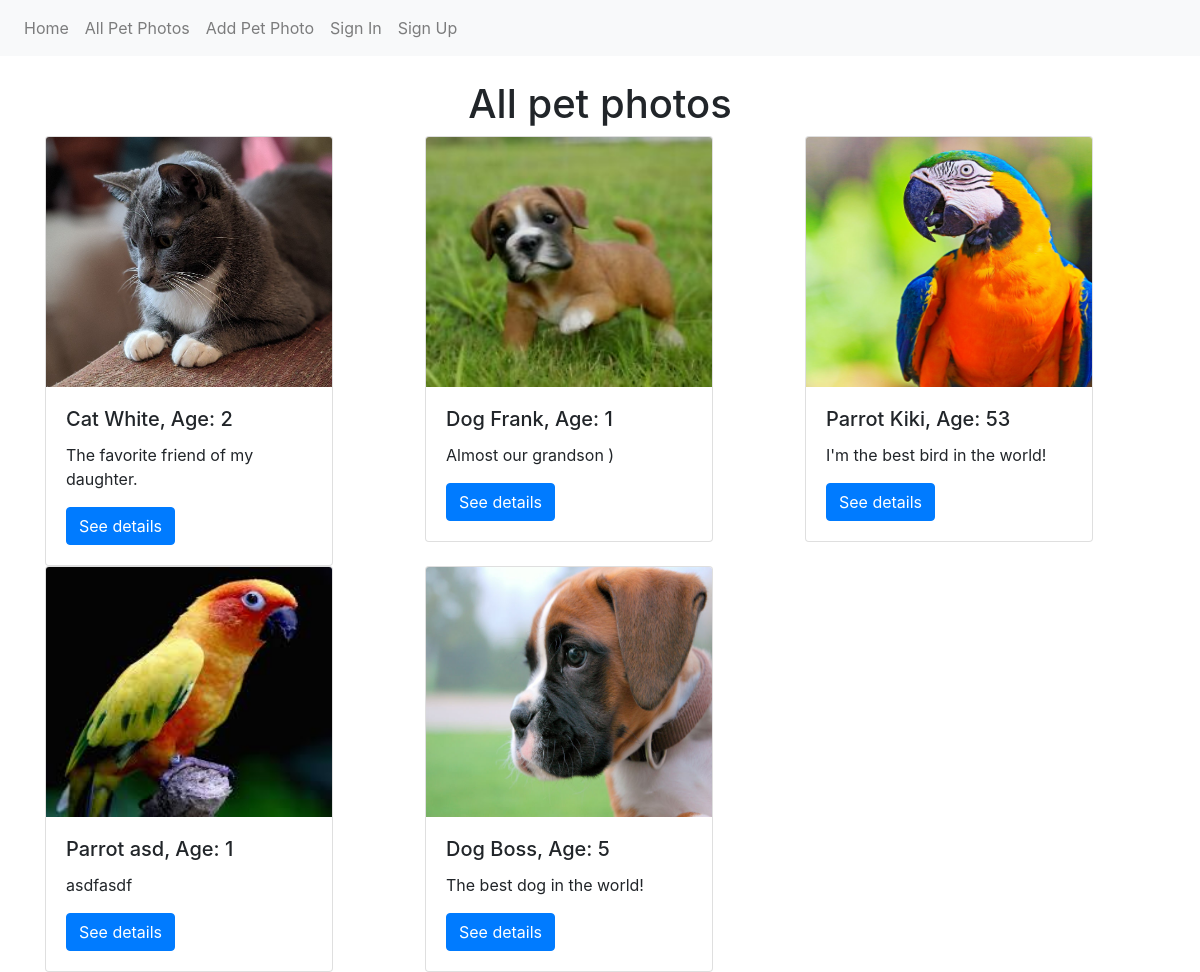
The app's page /pets/, older data.
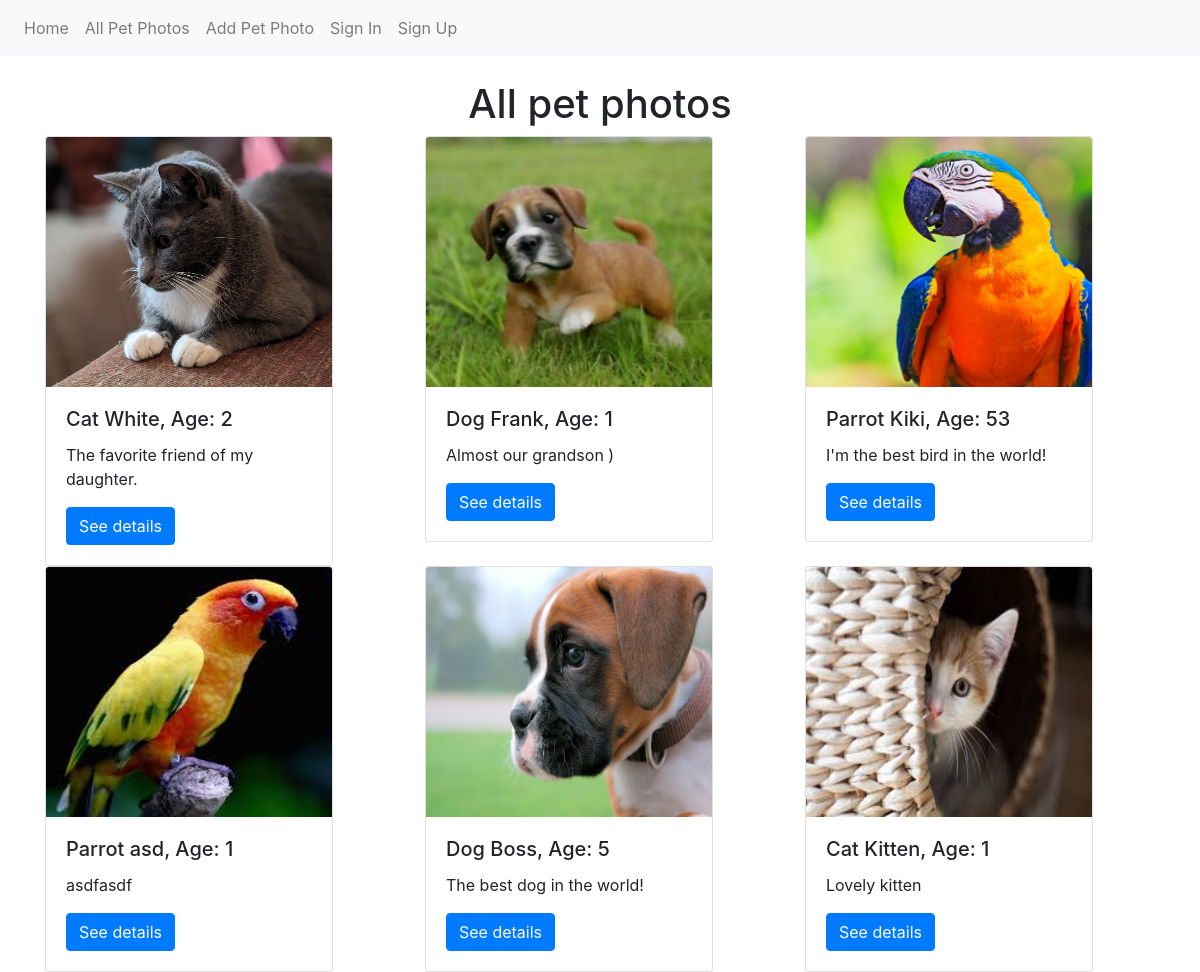
The same page, newer data.
### pets/models.py (models this page shows, shortened)
class Pet(models.Model):
    PET_TYPES = (
        ('Dog', 'dog'),
        ('Cat', 'cat'),
        ('Parrot', 'parrot'),
        ('UNKNOWN', 'unknown'),
    )
    type = models.CharField(max_length=7, choices=PET_TYPES, default='UNKNOWN')
    name = models.CharField(max_length=6, blank=False)
    age = models.IntegerField(blank=False)
    description = models.TextField(blank=False)
    image = models.ImageField(upload_to='images')
    user = models.ForeignKey(UserProfile, on_delete=models.CASCADE)
    class Meta:
        ordering = ['id']

### pets/views.py (the view)
def list_pets(request):
    context = {"pets": Pet.objects.all()}
    return render(request, 'pets/pet_list.html', context)

### templates/pets/pet_list.html
{% extends 'base_page.html' %}
{% load static %}
{% block container %}
    <div class="container">
        <h1 class='text-center'>All pet photos</h1>
        <div class="row">
            {% for pet in pets %}
                <div class="col-lg-4">
                    <div class="card" style="width: 18rem;">
                        <img src="{{ pet.image.url }}" height="250px" class="card-img-top" alt="image of {{ pet.name }}">
                        <div class="card-body">
                            <h5 class="card-title">{{ pet.type }} {{ pet.name }}, Age: {{ pet.age }}</h5>
                            <p class="card-text">{{ pet.description }}</p>
                            <a href="{% url 'pet details' pet.id %}" class="btn btn-primary">See details</a>
                        </div>
                    </div>
                </div>
            {% endfor %}
        </div>
    </div>
{% endblock container %}

### templates/base_page.html (shortened to what this page needs)
<!DOCTYPE html>
<html lang="en">
   <head>
      <link rel="stylesheet" href="https://stackpath.bootstrapcdn.com/bootstrap/4.3.1/css/bootstrap.min.css">
      <link rel="stylesheet" href="https://stackpath.bootstrapcdn.com/font-awesome/4.7.0/css/font-awesome.min.css">
   </head>
   <body>
      <nav class="navbar navbar-expand-lg navbar-light bg-light" style="margin-bottom:2%">
         <div class="collapse navbar-collapse" id="navbarNavDropdown">
            <ul class="navbar-nav">
                <a class="nav-link" href="/">Home</a>
                <li class="nav-item">
                    <a class="nav-link" href="{% url 'list pets' %}">All Pet Photos</a>
                </li>
                <li class="nav-item">
                    <a class="nav-link" href="{% url 'pet_create' %}">Add Pet Photo</a>
                </li>
                {% if user.is_authenticated %}
                    <li class="nav-item">
                        <a class="nav-link" href="{% url 'user_profile' user.pk %}">{{ user.username }}</a>
                    </li>
                    <li class="nav-item">
                        <a class="nav-link" href="{% url 'signout_user' %}">Sign Out</a>
                    </li>
                {% else %}
                    <li class="nav-item">
                        <a class="nav-link" href="{% url 'login' %}">Sign In</a>
                    </li>
                    <li class="nav-item">
                        <a class="nav-link" href="{% url 'signup_user' %}">Sign Up</a>
                    </li>
                {% endif %}
            </ul>
         </div>
      </nav>
      {% block container %}
      {% endblock container %}
   </body>
   </body>
</html>

Row changes from the older to the newer data that the page shows:
added Pet: image (picture), type "Cat", name "Kitten", age "1", description "Lovely kitten"
